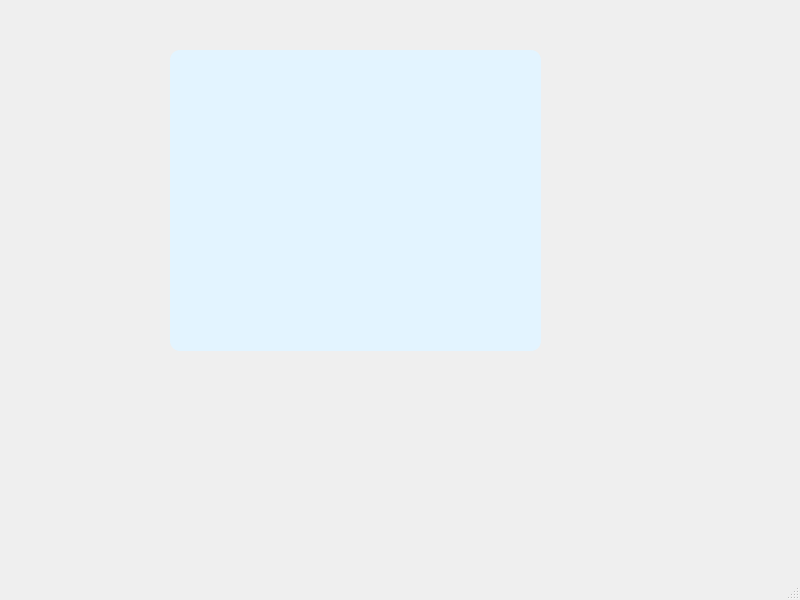
<?xml version="1.0" encoding="UTF-8"?>
<ui version="4.0">
 <class>MainWindow</class>
 <widget class="QMainWindow" name="MainWindow">
  <property name="geometry">
   <rect>
    <x>0</x>
    <y>0</y>
    <width>800</width>
    <height>600</height>
   </rect>
  </property>
  <property name="windowTitle">
   <string>MainWindow</string>
  </property>
  <widget class="QWidget" name="centralwidget">
   <widget class="QTableWidget" name="records">
    <property name="geometry">
     <rect>
      <x>170</x>
      <y>50</y>
      <width>371</width>
      <height>301</height>
     </rect>
    </property>
    <property name="styleSheet">
     <string notr="true">#records{
background-color:rgb(227, 244, 255);
border-radius:10px;
}</string>
    </property>
   </widget>
  </widget>
  <widget class="QMenuBar" name="menubar">
   <property name="geometry">
    <rect>
     <x>0</x>
     <y>0</y>
     <width>800</width>
     <height>24</height>
    </rect>
   </property>
  </widget>
  <widget class="QStatusBar" name="statusbar"/>
 </widget>
 <resources/>
 <connections/>
</ui>
